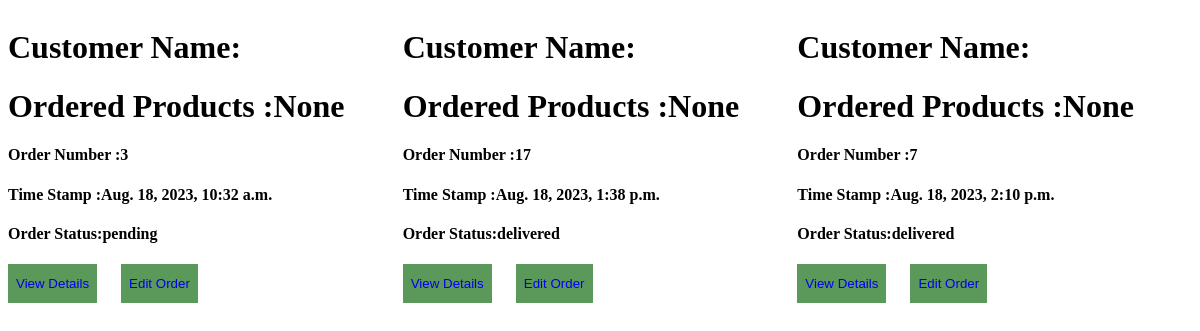
Screenshot of /order/order/list/ with the database file from the repository.
### order/models.py (models this page shows)
class Order(models.Model):
    customer=models.ForeignKey(Customer,null=True,on_delete=models.CASCADE)
    product=models.ManyToManyField(Product,null=True)
    order_number = models.CharField(max_length=32, unique=True)
    order_date = models.DateTimeField(auto_now_add=True)
    order_status = models.CharField(max_length=16, choices=[
        ('pending', 'Pending'),
        ('shipped', 'Shipped'),
        ('delivered', 'Delivered'),
        ('canceled', 'CanceLled'),
    ])

### order/views.py (the view)
# urls.py: path("order/list/",order_list,name="order_list_view"),
def order_list(request):
    orders=Order.objects.all()
    return render(request,"order/order_list.html",{"orders":orders})

### templates/order/order_list.html (shortened to what this page needs)
<!DOCTYPE html>
<html lang="en">
<head>
</head>
<body>
    <div class="allorders">
    {% for order in orders %}
        <div>
            <h1 >Customer Name:{{ order.customer.name }}</h1>
            <h1>Ordered Products :{{order.product.name}}</h1>
            <h4 >Order Number :{{ order.order_number }}</h4>
            <h4>Time Stamp :{{order.order_date }}</h4>
            <h4 >Order Status:{{order.order_status }}</h4>
            <button>   <a href="{% url 'order_detail_view' id=order.id %}">View Details</a></button>
          <button> <a href="{% url 'order_update_view' id=order.id %}">Edit Order</a> </button>
        </div>
    {% endfor %}
</div>
</body>
</html>

### templates/order/order_list.html (style rules this page uses)
.allorders { display: grid; grid-template-columns: repeat(3,1fr); }
a { text-decoration: none; }
button { padding: 12px 8px; border-style: none; background-color: rgb(90, 153, 90); color: white; margin-right: 20px; }

### rows the page displays
Order: product.name "None", order_number "3", order_date "Aug. 18, 2023, 10:32 a.m.", order_status "pending"
Order: product.name "None", order_number "17", order_date "Aug. 18, 2023, 1:38 p.m.", order_status "delivered"
Order: product.name "None", order_number "7", order_date "Aug. 18, 2023, 2:10 p.m.", order_status "delivered"
